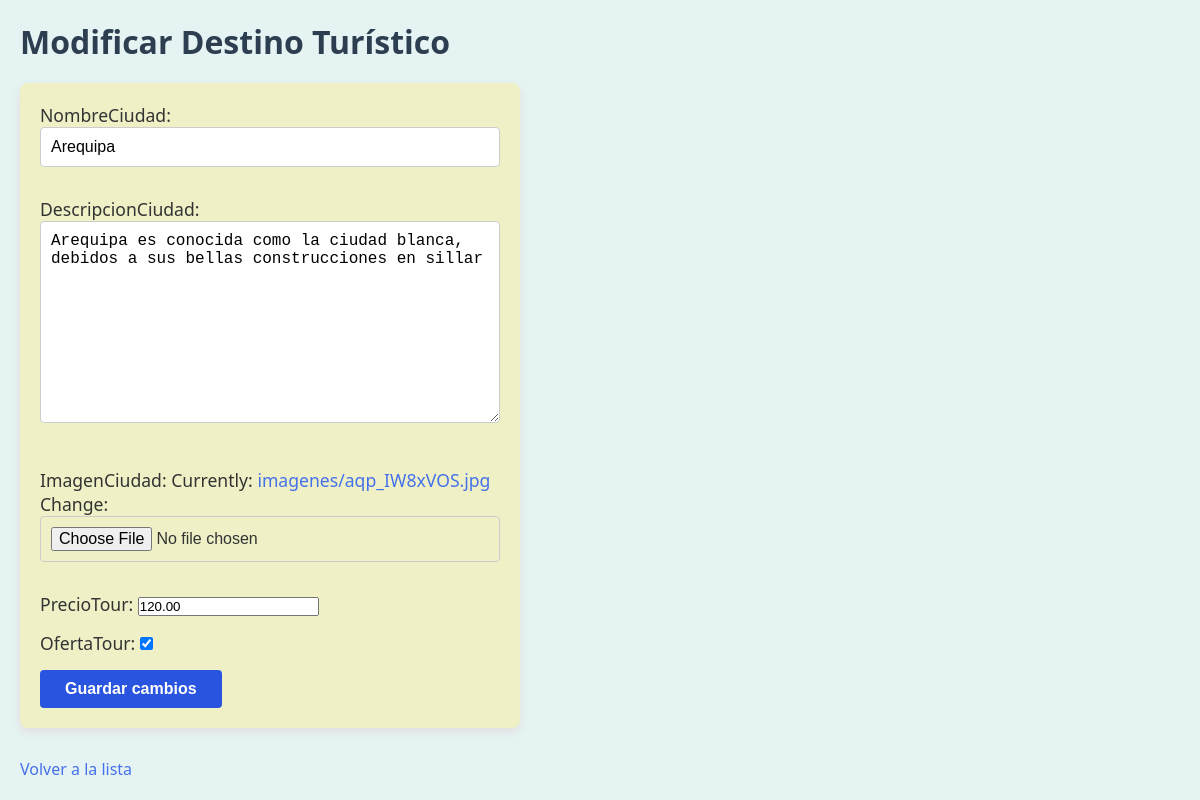
The app's page /modificar/2/ with its own data.
### turismo/models.py (models this page shows, shortened)
class DestinosTuristicos(models.Model):
    nombreCiudad = models.CharField(max_length=100)
    descripcionCiudad = models.TextField()
    imagenCiudad = models.ImageField(upload_to='imagenes/')
    precioTour = models.DecimalField(max_digits=10, decimal_places=2)
    ofertaTour = models.BooleanField(default=False)

### turismo/views.py (the view)
# urls.py: path('modificar/<int:id>/', views.modificar_destino, name='modificar'),
def modificar_destino(request, id):
    destino = get_object_or_404(DestinosTuristicos, pk=id)
    if request.method == 'POST':
        form = DestinoForm(request.POST, request.FILES, instance=destino)
        if form.is_valid():
            form.save()
            return redirect('listar')
    else:
        form = DestinoForm(instance=destino)
    return render(request, 'turismo/modificar.html', {'form': form})

### turismo/forms.py
class DestinoForm(forms.ModelForm):
    class Meta:
        model = DestinosTuristicos
        fields = '__all__'

### turismo/templates/turismo/modificar.html (shortened to what this page needs)
{% load static %}
<!DOCTYPE html>
<html lang="es">
<head>
    <link rel="stylesheet" href="{% static 'turismo/styles.css' %}">
</head>
<body>
    <h1>Modificar Destino Turístico</h1>
    <form method="post" enctype="multipart/form-data">
        {{ form.as_p }}
        <button type="submit">Guardar cambios</button>
    </form>
    <a href="{% url 'listar' %}">Volver a la lista</a>
</body>
</html>

### turismo/static/turismo/styles.css (style rules this page uses)
* { margin: 0; padding: 0; box-sizing: border-box; }
body { font-family: 'Segoe UI', Tahoma, Geneva, Verdana, sans-serif; background-color: #e5f3f3; color: #333; padding: 20px; }
h1 { margin-bottom: 20px; color: #2c3e50; }
form { background-color: #eff0c6; padding: 20px; max-width: 500px; border-radius: 8px; box-shadow: 0 4px 8px rgba(226, 37, 37, 0.1); margin-bottom: 20px; }
form p { margin-bottom: 15px; font-size: 1.1rem; }
input[type="text"], input[type="file"], textarea { width: 100%; padding: 10px; margin-bottom: 15px; border: 1px solid #ccc; border-radius: 4px; font-size: 1rem; transition: border-color 0.3s; }
button { background-color: #2954df; color: white; padding: 10px 25px; border: none; border-radius: 4px; cursor: pointer; font-weight: 600; font-size: 1rem; transition: background-color 0.3s; }
a { display: inline-block; margin-top: 10px; color: #4471eb; text-decoration: none; font-weight: 500; }

### records on screen
DestinosTuristicos: nombreCiudad "Arequipa", descripcionCiudad "Arequipa es conocida como la ciudad blanca, debidos a sus bellas construcciones en sillar", precioTour "120.00", ofertaTour "☑"
